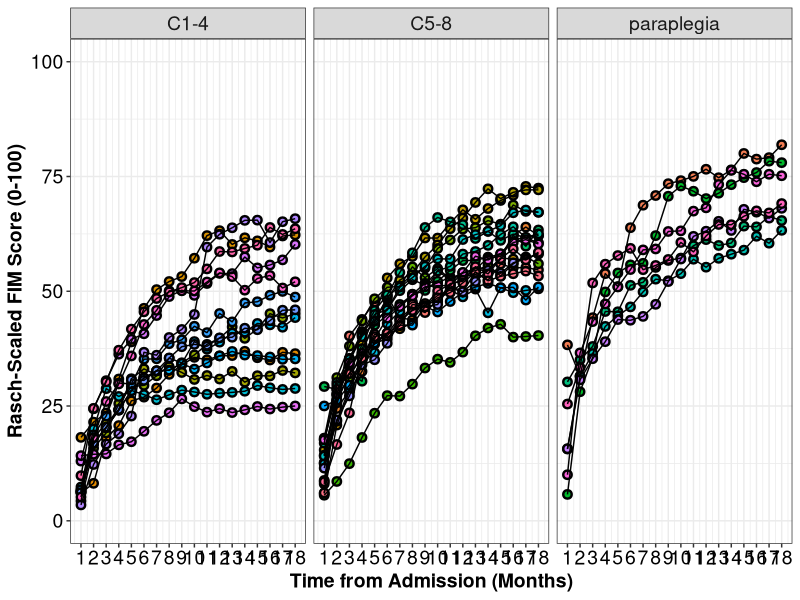
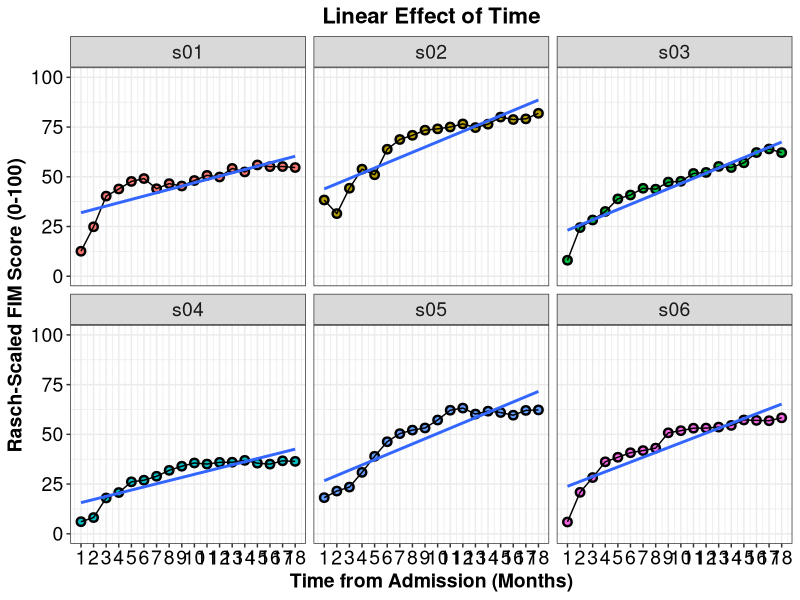
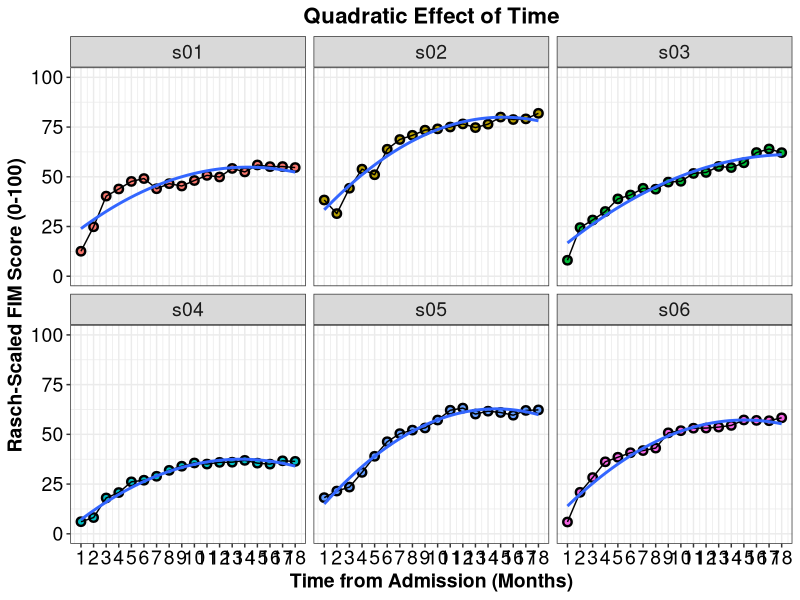
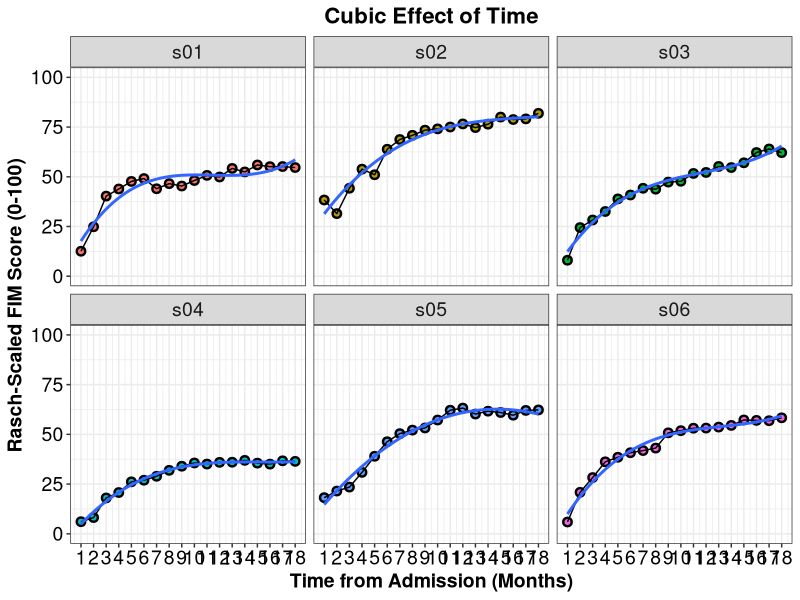
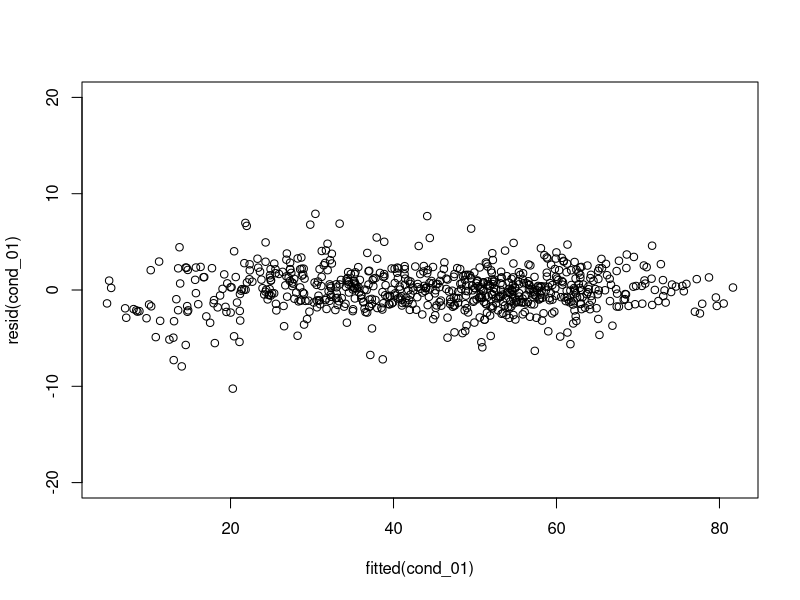
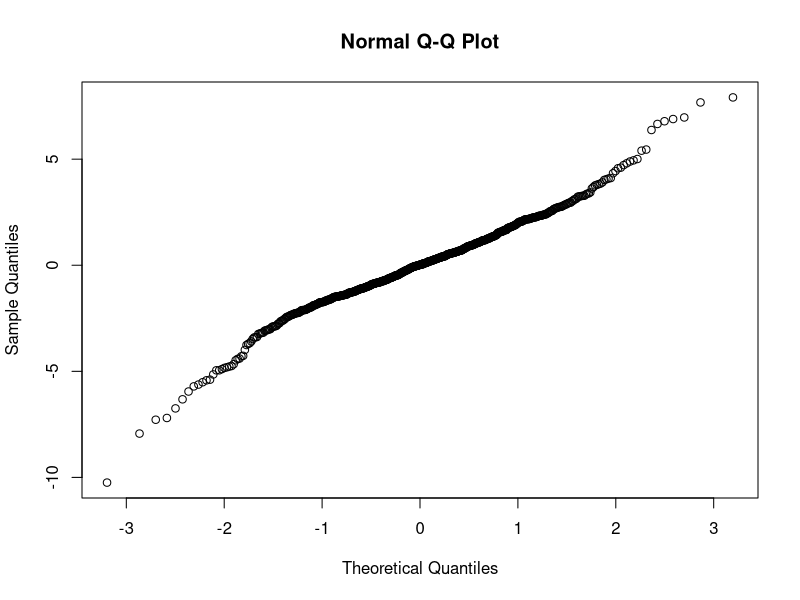
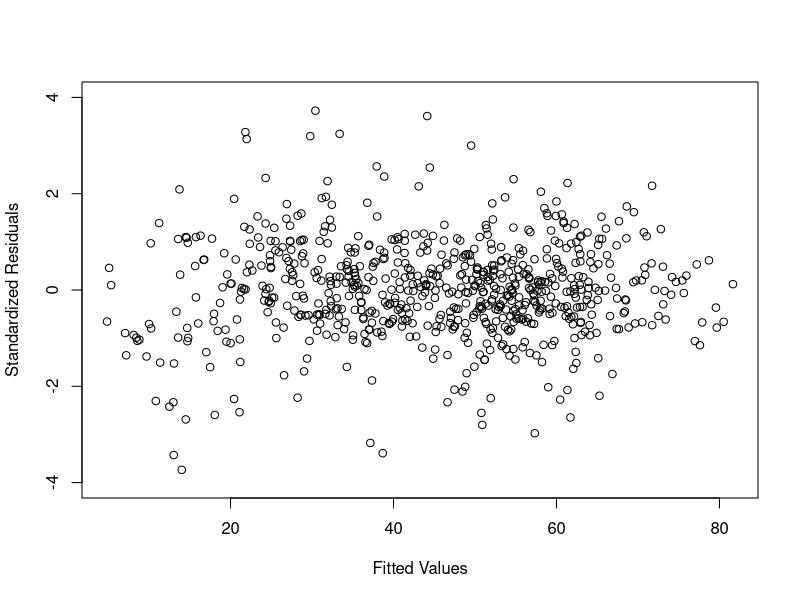

Reproduce these figures in R, in order. (Note: this script raises an error after producing the figures.)
# ACRM 2018 Longitudinal Data Analysis Worksho
# By Keith Lohse, Neurorehabilitation Informatics Lab, 2018-07-21

# Loading the essential libraries. 
library("ggplot2"); library("lme4"); library("car"); library("dplyr"); library("lmerTest"); 

# If these packages are not installed already, run the following code:
install.packages("ggplot2"); install.packages("lme4"); install.packages("car"); 
install.packages("dplyr"); install.packages("lmerTest"); 


##----------------------- Data Cleaning and QA ---------------------------------
## Setting the Directory -------------------------------------------------------
getwd()
setwd("C:/Users/USERNAME/Box Sync/Collaboration/Al Kozlowski/")
list.files()
# Make sure that the file data_session2.csv is saved in your working directory.

# Import the .csv file into R. 
# We will save this file in the R environment as an object called "DATA".
DATA<-read.csv("./data_session2.csv", header = TRUE, sep=",",  
               na.strings=c("NA","NaN"," ",""))

# Use the head() function to check the structure of the data file.
head(DATA)

# Alternately you can also download the data file from the web here:
# DATA <- read.csv("https://raw.githubusercontent.com/keithlohse/LMER_Clinical_Science/master/data/data_session2.csv")
# head(DATA)


## ------------------- Visualizing the Effects of Time -------------------------
# One of the major questions we address in this module is how to best model the
# effects of time. That is, what is the most appropriate "shape" of the time
# curve? Is it perfectly straight? Is curved? 
# In this module we will build from our linear model (that we used in Module 1)
# to a curvilinear model in which we add quadratic and cubic components

## FIM scores by group and time -----------------------------------------------
g1<-ggplot(DATA, aes(x = month, y = rasch_FIM)) +
  geom_point(aes(fill=as.factor(subID)), pch=21, size=2, stroke=1.25) +
  geom_line(aes(group=subID)) +
  facet_wrap(~AIS_grade)
g2<-g1+scale_x_continuous(name = "Time from Admission (Months)", breaks=c(0:18)) +
  scale_y_continuous(name = "Rasch-Scaled FIM Score (0-100)",limits=c(0,100))
g3 <- g2 + theme_bw() + 
  theme(axis.text=element_text(size=14, colour="black"), 
        axis.title=element_text(size=14,face="bold")) +
  theme(strip.text.x = element_text(size = 14))+
  theme(legend.position="none")

plot(g3)

# We can see that these patterns are almost certainly not linear:
first6<-DATA[c(1:108),]

g1<-ggplot(first6, aes(x = month, y = rasch_FIM)) +
  geom_point(aes(fill=as.factor(subID)), pch=21, size=2, stroke=1.25) +
  geom_line() +
  stat_smooth(method=lm, se=FALSE)+
  facet_wrap(~subID)
g2<-g1+scale_x_continuous(name = "Time from Admission (Months)", breaks=c(0:18)) +
  scale_y_continuous(name = "Rasch-Scaled FIM Score (0-100)",limits=c(0,100))+
  ggtitle("Linear Effect of Time") 
g3 <- g2 + theme_bw() + 
  theme(plot.title = element_text(size=16, face="bold", hjust=0.5), 
        axis.text=element_text(size=14, colour="black"), 
        axis.title=element_text(size=14,face="bold"),
        strip.text.x = element_text(size = 14),
        legend.position="none")

plot(g3)



# Visually, we can test the effect of adding a quadratic effect to the model
g1<-ggplot(first6, aes(x = month, y = rasch_FIM)) +
  geom_point(aes(fill=as.factor(subID)), pch=21, size=2, stroke=1.25) +
  geom_line() +
  stat_smooth(method=lm, formula = y~x+I(x^2), se=FALSE)+
  facet_wrap(~subID)
g2<-g1+scale_x_continuous(name = "Time from Admission (Months)", breaks=c(0:18)) +
  scale_y_continuous(name = "Rasch-Scaled FIM Score (0-100)",limits=c(0,100))+
  ggtitle("Quadratic Effect of Time") 
g3 <- g2 + theme_bw() + 
  theme(plot.title = element_text(size=16, face="bold", hjust=0.5), 
        axis.text=element_text(size=14, colour="black"), 
        axis.title=element_text(size=14,face="bold"),
        strip.text.x = element_text(size = 14),
        legend.position="none")

plot(g3)




# Further, we can see the effect of adding a cubic effect to the model
g1<-ggplot(first6, aes(x = month, y = rasch_FIM)) +
  geom_point(aes(fill=as.factor(subID)), pch=21, size=2, stroke=1.25) +
  geom_line() +
  stat_smooth(method=lm, formula = y~x+I(x^2)+I(x^3), se=FALSE)+
  facet_wrap(~subID)
g2<-g1+scale_x_continuous(name = "Time from Admission (Months)", breaks=c(0:18)) +
  scale_y_continuous(name = "Rasch-Scaled FIM Score (0-100)",limits=c(0,100))+
  ggtitle("Cubic Effect of Time") 
g3 <- g2 + theme_bw() + 
  theme(plot.title = element_text(size=16, face="bold", hjust=0.5), 
        axis.text=element_text(size=14, colour="black"), 
        axis.title=element_text(size=14,face="bold"),
        strip.text.x = element_text(size = 14),
        legend.position="none")

plot(g3)






## -------------- Comparing different Fixed-Effects of Time --------------------
# In order to quantify what our visualizations show us qualitatively, 
# we need to statistically compare models with linear, quadratic, and cubic
# effects of time. 

DATA$year.0_sq<-DATA$year.0^2
DATA$year.0_cu<-DATA$year.0^3


# Linear Effect of Time
time_linear<-lmer(rasch_FIM~
                # Fixed-effects
                1+year.0+
                # Random-effects
                (1+year.0|subID), data=DATA, REML=FALSE)
summary(time_linear)


# Quadratic Effect of Time
time_square<-lmer(rasch_FIM~
                    # Fixed-effects
                    1+year.0+year.0_sq+
                    # Random-effects
                    (1+year.0+year.0_sq|subID), data=DATA, REML=FALSE)
summary(time_square)


# Cubic Effect of Time
time_cube<-lmer(rasch_FIM~
                    # Fixed-effects
                    1+year.0+year.0_sq+year.0_cu+
                    # Random-effects
                    (1+year.0+year.0_sq+year.0_cu|subID), data=DATA, REML=FALSE)
summary(time_cube)

anova(time_linear, time_square, time_cube)


# Cubic Fixed-Effect Only 
time_cube_fixed<-lmer(rasch_FIM~
                  # Fixed-effects
                  1+year.0+year.0_sq+year.0_cu+
                  # Random-effects
                  (1+year.0+year.0_sq|subID), data=DATA, REML=FALSE)

anova(time_cube_fixed, time_cube)



## ------------------ Conditional Curvilinear Models ---------------------------

# Effect of AIS Grade on Time
cond_01<-lmer(rasch_FIM~
                  # Fixed-effects
                  1+year.0*AIS_grade+year.0_sq+year.0_cu+
                  # Random-effects
                  (1+year.0+year.0_sq+year.0_cu|subID), data=DATA, REML=FALSE)
summary(cond_01)


# Effect of AIS Grade on Quadratic Time
cond_02<-lmer(rasch_FIM~
                # Fixed-effects
                1+year.0*AIS_grade+year.0_sq*AIS_grade+year.0_cu+
                # Random-effects
                (1+year.0+year.0_sq+year.0_cu|subID), data=DATA, REML=FALSE)
summary(cond_02)



# Effect of AIS Grade on Cubic Time
cond_03<-lmer(rasch_FIM~
                # Fixed-effects
                1+year.0*AIS_grade+year.0_sq*AIS_grade+year.0_cu*AIS_grade+
                # Random-effects
                (1+year.0+year.0_sq+year.0_cu|subID), data=DATA, REML=FALSE)
summary(cond_03)

# Comparing between Models
anova(cond_01, cond_02, cond_03)


# Checking the Assumptions of our Best Fitting Model
## Level 1 Assumptions ----
plot(fitted(cond_01),resid(cond_01), ylim=c(-20,20))

# Normality
qqnorm(resid(cond_01))


# Homoscedasticity 
# Comparable Variances at Level 1
x <- fitted(cond_01)
y <- resid(cond_01)/sd(resid(cond_01))
plot(x=x, y=y, xlab = "Fitted Values", ylab="Standardized Residuals",
     ylim=c(-4,4))


# Influential Participants
plot(DATA$subID, resid(cond_01)/sd(resid(cond_01)), 
     ylab="Standardized Residuals", xlab="Subject ID",
     ylim=c(-4,4))


## Level 2 Assumptions ---- 
LVL2<-summarize(group_by(DATA, subID),
                AIS_grade = AIS_grade[1])
head(LVL2)
ranef(cond_01)

LVL2$RE_int<-ranef(cond_01)$subID$`(Intercept)`
LVL2$STD_int<-LVL2$RE_int/sd(LVL2$RE_int)

LVL2$RE_year<-ranef(cond_01)$subID$year.0
LVL2$STD_year<-LVL2$RE_year/sd(LVL2$RE_year)

LVL2$RE_year_sq<-ranef(cond_01)$subID$year.0_sq
LVL2$STD_year_sq<-LVL2$RE_year_sq/sd(LVL2$RE_year_sq)

LVL2$RE_year_cu<-ranef(cond_01)$subID$year.0_cu
LVL2$STD_year_cu<-LVL2$RE_year_cu/sd(LVL2$RE_year_cu)

head(LVL2)

# Normality of Random-Effects
qqnorm(LVL2$RE_int)
qqnorm(LVL2$RE_year)
qqnorm(LVL2$RE_year_sq)
qqnorm(LVL2$RE_year_cu)


# Homoscedasticity
plot(x=LVL2$AIS_grade, y=LVL2$STD_int, 
     xlab = "Fitted Values", ylab="Standardized Residuals",
     ylim=c(-4,4))

plot(x=LVL2$AIS_grade, y=LVL2$STD_year, 
     xlab = "Fitted Values", ylab="Standardized Residuals",
     ylim=c(-4,4))

plot(x=LVL2$AIS_grade, y=LVL2$STD_year_sq, 
     xlab = "Fitted Values", ylab="Standardized Residuals",
     ylim=c(-4,4))

plot(x=LVL2$AIS_grade, y=LVL2$STD_year_cu, 
     xlab = "Fitted Values", ylab="Standardized Residuals",
     ylim=c(-4,4))


# Influential Participants
plot(x=LVL2$subID, y=LVL2$STD_int, 
     xlab="Subject ID", ylab="Standardized Residual",
     ylim=c(-4,4))

plot(x=LVL2$subID, y=LVL2$STD_year, 
     xlab="Subject ID", ylab="Standardized Residual",
     ylim=c(-4,4))

plot(x=LVL2$subID, y=LVL2$STD_year_sq, 
     xlab="Subject ID", ylab="Standardized Residual",
     ylim=c(-4,4))

plot(x=LVL2$subID, y=LVL2$STD_year_cu, 
     xlab="Subject ID", ylab="Standardized Residual",
     ylim=c(-4,4))


## -------------- Exporting the Revised Data File ------------------------------
# Finally, we want to save our revised data file to include the different 
# variables we created in a new .csv file.

write.csv(DATA, "./data_session3.csv")
